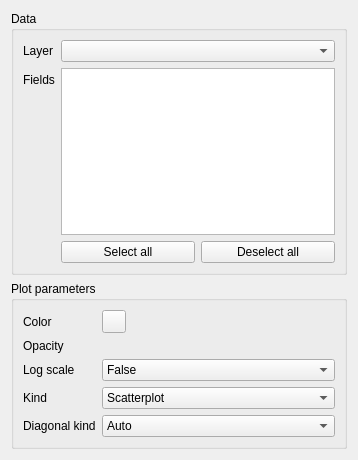
<?xml version="1.0" encoding="UTF-8"?>
<ui version="4.0">
 <class>Form</class>
 <widget class="QWidget" name="Form">
  <property name="geometry">
   <rect>
    <x>0</x>
    <y>0</y>
    <width>358</width>
    <height>460</height>
   </rect>
  </property>
  <property name="sizePolicy">
   <sizepolicy hsizetype="Preferred" vsizetype="Preferred">
    <horstretch>0</horstretch>
    <verstretch>0</verstretch>
   </sizepolicy>
  </property>
  <property name="minimumSize">
   <size>
    <width>0</width>
    <height>460</height>
   </size>
  </property>
  <property name="maximumSize">
   <size>
    <width>16777215</width>
    <height>460</height>
   </size>
  </property>
  <property name="windowTitle">
   <string>Form</string>
  </property>
  <layout class="QVBoxLayout" name="verticalLayout">
   <item>
    <widget class="QGroupBox" name="plot_data_box_2">
     <property name="sizePolicy">
      <sizepolicy hsizetype="Preferred" vsizetype="Maximum">
       <horstretch>0</horstretch>
       <verstretch>0</verstretch>
      </sizepolicy>
     </property>
     <property name="title">
      <string>Data</string>
     </property>
     <layout class="QFormLayout" name="formLayout">
      <item row="0" column="0">
       <widget class="QLabel" name="label_2">
        <property name="text">
         <string>Layer</string>
        </property>
       </widget>
      </item>
      <item row="0" column="1">
       <widget class="QgsMapLayerComboBox" name="pairplot_layer"/>
      </item>
      <item row="1" column="0">
       <widget class="QLabel" name="label_3">
        <property name="text">
         <string>Fields</string>
        </property>
       </widget>
      </item>
      <item row="1" column="1">
       <widget class="QListWidget" name="pairplot_fields">
        <property name="sizePolicy">
         <sizepolicy hsizetype="Expanding" vsizetype="Preferred">
          <horstretch>0</horstretch>
          <verstretch>0</verstretch>
         </sizepolicy>
        </property>
       </widget>
      </item>
      <item row="2" column="1">
       <layout class="QHBoxLayout" name="horizontalLayout">
        <item>
         <widget class="QPushButton" name="pairplot_select_all_btn">
          <property name="text">
           <string>Select all</string>
          </property>
         </widget>
        </item>
        <item>
         <widget class="QPushButton" name="pairplot_deselect_all_btn">
          <property name="text">
           <string>Deselect all</string>
          </property>
         </widget>
        </item>
       </layout>
      </item>
     </layout>
    </widget>
   </item>
   <item>
    <widget class="QGroupBox" name="plot_customization_box_2">
     <property name="sizePolicy">
      <sizepolicy hsizetype="Preferred" vsizetype="Maximum">
       <horstretch>0</horstretch>
       <verstretch>0</verstretch>
      </sizepolicy>
     </property>
     <property name="title">
      <string>Plot parameters</string>
     </property>
     <layout class="QFormLayout" name="formLayout_2">
      <item row="0" column="0">
       <widget class="QLabel" name="label_113">
        <property name="text">
         <string>Color</string>
        </property>
       </widget>
      </item>
      <item row="0" column="1">
       <widget class="QgsColorButton" name="pairplot_color">
        <property name="minimumSize">
         <size>
          <width>24</width>
          <height>0</height>
         </size>
        </property>
       </widget>
      </item>
      <item row="1" column="0">
       <widget class="QLabel" name="label_114">
        <property name="text">
         <string>Opacity</string>
        </property>
       </widget>
      </item>
      <item row="1" column="1">
       <widget class="QgsOpacityWidget" name="pairplot_opacity">
        <property name="opacity">
         <double>0.900000000000000</double>
        </property>
       </widget>
      </item>
      <item row="2" column="0">
       <widget class="QLabel" name="label_115">
        <property name="text">
         <string>Log scale</string>
        </property>
       </widget>
      </item>
      <item row="2" column="1">
       <widget class="QComboBox" name="pairplot_log_scale">
        <item>
         <property name="text">
          <string>False</string>
         </property>
        </item>
        <item>
         <property name="text">
          <string>True</string>
         </property>
        </item>
       </widget>
      </item>
      <item row="3" column="0">
       <widget class="QLabel" name="label_116">
        <property name="text">
         <string>Kind</string>
        </property>
       </widget>
      </item>
      <item row="3" column="1">
       <widget class="QComboBox" name="pairplot_kind">
        <item>
         <property name="text">
          <string>Scatterplot</string>
         </property>
        </item>
        <item>
         <property name="text">
          <string>Histogram</string>
         </property>
        </item>
        <item>
         <property name="text">
          <string>KDE</string>
         </property>
        </item>
        <item>
         <property name="text">
          <string>Regression</string>
         </property>
        </item>
       </widget>
      </item>
      <item row="4" column="0">
       <widget class="QLabel" name="label_117">
        <property name="text">
         <string>Diagonal kind</string>
        </property>
       </widget>
      </item>
      <item row="4" column="1">
       <widget class="QComboBox" name="pairplot_diagonal_kind">
        <item>
         <property name="text">
          <string>Auto</string>
         </property>
        </item>
        <item>
         <property name="text">
          <string>Histogram</string>
         </property>
        </item>
        <item>
         <property name="text">
          <string>KDE</string>
         </property>
        </item>
        <item>
         <property name="text">
          <string>None</string>
         </property>
        </item>
       </widget>
      </item>
     </layout>
    </widget>
   </item>
  </layout>
 </widget>
 <customwidgets>
  <customwidget>
   <class>QgsColorButton</class>
   <extends>QToolButton</extends>
   <header>qgscolorbutton.h</header>
  </customwidget>
  <customwidget>
   <class>QgsMapLayerComboBox</class>
   <extends>QComboBox</extends>
   <header>qgsmaplayercombobox.h</header>
  </customwidget>
  <customwidget>
   <class>QgsOpacityWidget</class>
   <extends>QWidget</extends>
   <header>qgsopacitywidget.h</header>
  </customwidget>
 </customwidgets>
 <resources/>
 <connections/>
</ui>
